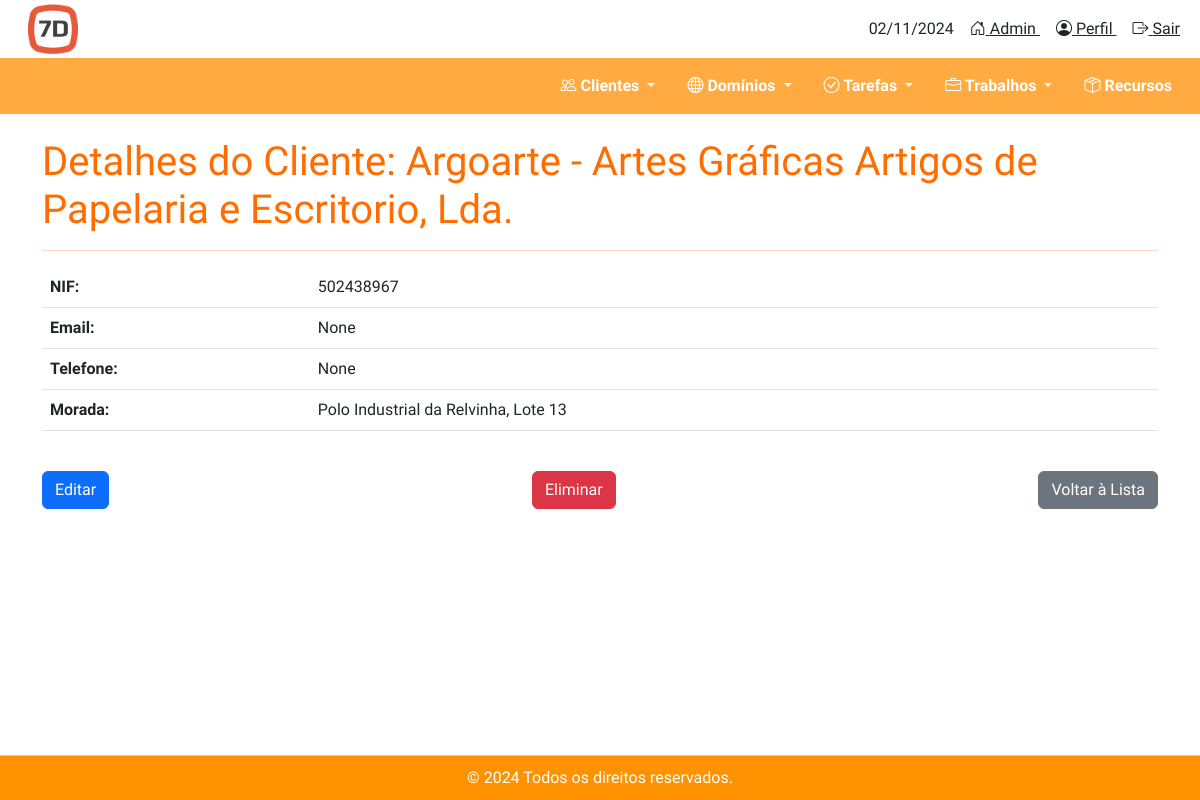
Page /clientes/detalhes/8/ on the committed database.
### clientes/models.py (models this page shows, shortened)
class Cliente(models.Model):
    nome = models.CharField(max_length=255)
    nif = models.CharField(max_length=9, verbose_name='Número de Identificação Fiscal')
    morada = models.CharField(max_length=255, blank=True, null=True)
    codigo_postal = models.CharField(max_length=10, blank=True, null=True)
    localidade = models.CharField(max_length=100, blank=True, null=True)
    telefone = models.CharField(max_length=15, blank=True, null=True)
    email = models.EmailField(blank=True, null=True)
    website = models.URLField(blank=True, null=True)
    cliente_desde = models.DateField(blank=True, null=True)

### clientes/views.py (the view)
# urls.py: path('detalhes/<int:cliente_id>/', detalhes_cliente, name='detalhes_cliente'),  # URL para detalhes do cliente
def detalhes_cliente(request, cliente_id):
    cliente = get_object_or_404(Cliente, pk=cliente_id)  # Obtém o cliente ou retorna 404 se não encontrado
    return render(request, 'clientes/detalhes_cliente.html', {'cliente': cliente})

### clientes/templates/clientes/detalhes_cliente.html (shortened to what this page needs)
{% extends 'base.html' %}
{% load static %}
{% block content %}
<h1 class="mt-4" style="color: #ff6d00;">Detalhes do Cliente: {{ cliente.nome }}</h1>
<hr style="border-color: #ff6d00;">
<div class="table-responsive">
    <table class="table">
        <tbody>
            <tr>
                <td><strong>NIF:</strong></td>
                <td>{{ cliente.nif }}</td>
            </tr>
            <tr>
                <td><strong>Email:</strong></td>
                <td>{{ cliente.email }}</td>
            </tr>
            <tr>
                <td><strong>Telefone:</strong></td>
                <td>{{ cliente.telefone }}</td>
            </tr>
            <tr>
                <td><strong>Morada:</strong></td>
                <td>{{ cliente.morada }}</td>
            </tr>
        </tbody>
    </table>
</div>
<div class="d-flex justify-content-between mt-4">
    <a href="{% url 'editar_cliente' cliente.id %}" class="btn btn-primary">Editar</a>
    <a href="{% url 'apagar_cliente' cliente.id %}" class="btn btn-danger">Eliminar</a>
    <a href="{% url 'listar_clientes' %}" class="btn btn-secondary">Voltar à Lista</a>
</div>
{% endblock %}

### static/css/styles.css (style rules this page uses)
html, body { height: 100%; margin: 0; padding: 0; }
* { font-family: 'Play', sans-serif; }

### rows in the picture
Cliente: nome "Argoarte - Artes Gráficas Artigos de Papelaria e Escritorio, Lda.", nif "502438967", email "None", telefone "None", morada "Polo Industrial da Relvinha, Lote 13"

### other values in the picture
{{ today }} "02/11/2024"
{{ current_year }} "2024"
